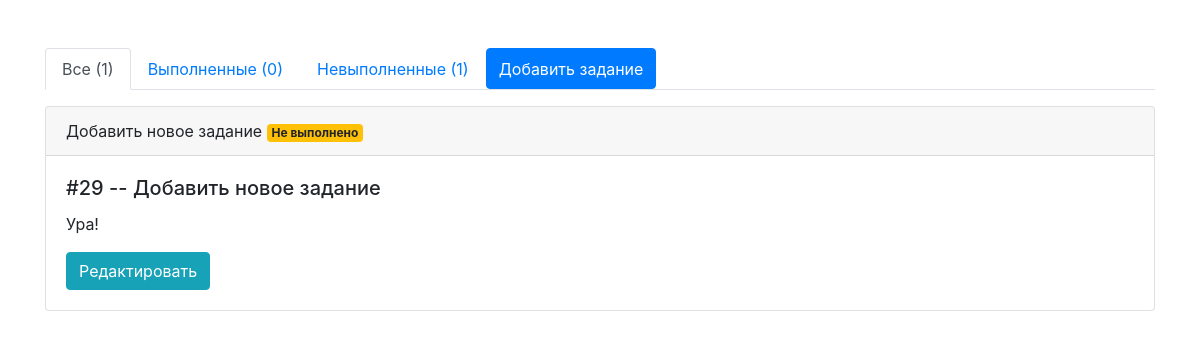
/, run on an earlier commit of the app's database.
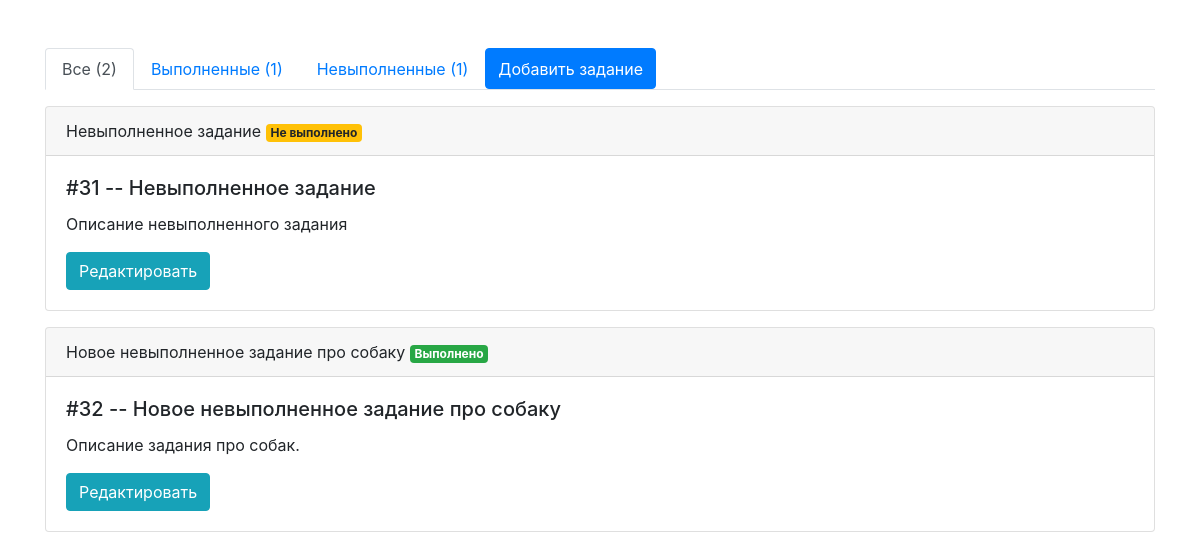
And on a later commit of the database.
### tasks/models.py (models this page shows, shortened)
class Task(models.Model):
    title = models.CharField(max_length=40, null=False)
    desc = models.TextField(null=False)
    is_done = models.BooleanField(default=False)

### tasks/views.py (the view, shortened to what this page needs)
# urls.py: path('', views.task_list, name='task_list'),
def task_list(request):
    tasks = Task.objects.all()
    dones = Task.objects.filter(is_done=True)
    not_dones = Task.objects.filter(is_done=False)
    form_for_create = TaskForm()
    if request.method == 'GET':
        return render(request, 'index_5.html', {'tasks': tasks, 'dones': dones,
                                                'not_dones': not_dones, 'form_for_create': form_for_create})

### tasks/templates/index_5.html (shortened to what this page needs)
{% extends "base.html" %}
{% block all %}
{% for task in tasks %}
<div class="card mt-3">
    <div class="card-header">
        {{ task.title }} {% if task.is_done %}<span class="badge badge-success">Выполнено</span>{% else %}<span
            class="badge badge-warning">Не
            выполнено</span>{% endif %}
    </div>
    <div class="card-body">
        <h5 class="card-title">#{{ task.id }} -- {{ task.title }}</h5>
        <p class="card-text">{{ task.desc }}</p>
        <div class="btn-group" role="group" aria-label="Basic example">
            <button type="button" class="btn btn-info" data-toggle="modal"
                data-target="#modal_task{{ task.id }}">Редактировать</button>
        </div>
    </div>
</div>
{% endfor %}{% endblock %}

### tasks/templates/base.html (shortened to what this page needs)
<!doctype html>
<html lang="en">
<head>
    <link rel="stylesheet" href="https://stackpath.bootstrapcdn.com/bootstrap/4.3.1/css/bootstrap.min.css"
>
</head>
<body>
    <div class="container mt-5">
        <nav>
            <div class="nav nav-tabs" id="nav-tab" role="tablist">
                <a class="nav-item nav-link active" id="nav-home-tab" data-toggle="tab" href="#nav-home" role="tab"
                    aria-controls="nav-home" aria-selected="true">Все ({{ tasks.count }})</a>
                <a class="nav-item nav-link" id="nav-profile-tab" data-toggle="tab" href="#nav-profile" role="tab"
                    aria-controls="nav-profile" aria-selected="false">Выполненные ({{ dones.count }})</a>
                <a class="nav-item nav-link" id="nav-contact-tab" data-toggle="tab" href="#nav-contact" role="tab"
                    aria-controls="nav-contact" aria-selected="false">Невыполненные ({{ not_dones.count }})</a>
                <button type="button" class="btn btn-primary" data-toggle="modal" data-target="#exampleModal">
                    Добавить задание
                </button>
            </div>
        </nav>
        <div class="tab-content" id="nav-tabContent">
            <div class="tab-pane fade show active" id="nav-home" role="tabpanel" aria-labelledby="nav-home-tab">
                {% block all %}{% endblock %}
            </div>
        </div>
    </div>
</body>
</html>

What changed in the data, as far as the page shows it:
removed Task: title "Добавить новое задание", is_done "Не выполнено", id "29", desc "Ура!"
added Task: title "Невыполненное задание", is_done "Не выполнено", id "31", desc "Описание невыполненного задания"
added Task: title "Новое невыполненное задание про собаку", is_done "Выполнено", id "32", desc "Описание задания про собак."
Also different on the page:
{{ tasks.count }}: "1" → "2"
{{ dones.count }}: "0" → "1"
